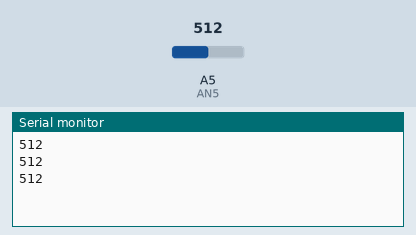
Simulated run of this sketch. Board: Arduino Uno, built with avr-gcc and run on an emulated ATmega328P. On the bench: the last lines printed to the serial monitor. Inputs (shaded band) come from the test bench; at power-on: A5 (AN5) = 512.

Above: at 1.3 s.
1.4 s: A5 (AN5) set to 716
At 1.9 s:
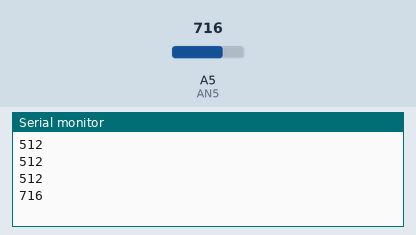
2.9 s: A5 (AN5) set to 900
At 3.4 s:
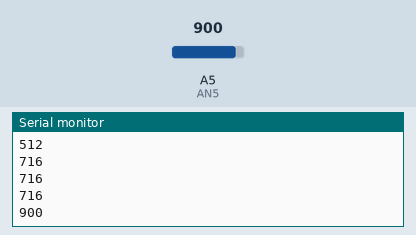
Timing chart, 0 to 5.9 s (numbered marks = the images above; inputs shaded):
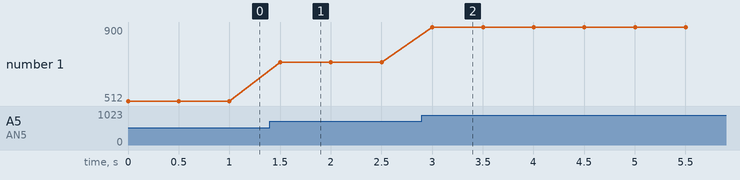

Measured:
- after the input at 1.4 s, the serial monitor: prints a new line after 0.10 s (image 1)
- after the input at 2.9 s, the serial monitor: prints a new line after 0.10 s (image 2)
- plotted number 1: 512 → 716 after the input at 1.4 s, 716 → 900 after the input at 2.9 s

The sketch:

program.ino
```cpp
#define AN5 A5

void setup(){
  pinMode(AN5, INPUT);
  Serial.begin(9600); // Communication Speed to Serial Port
}

void loop(){
  Serial.println(analogRead(AN5));
  delay(500);
}
```
